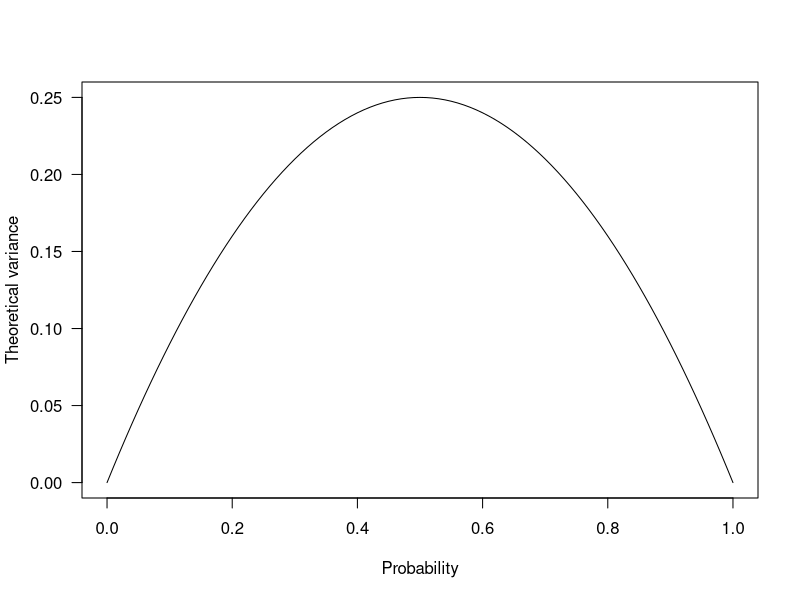
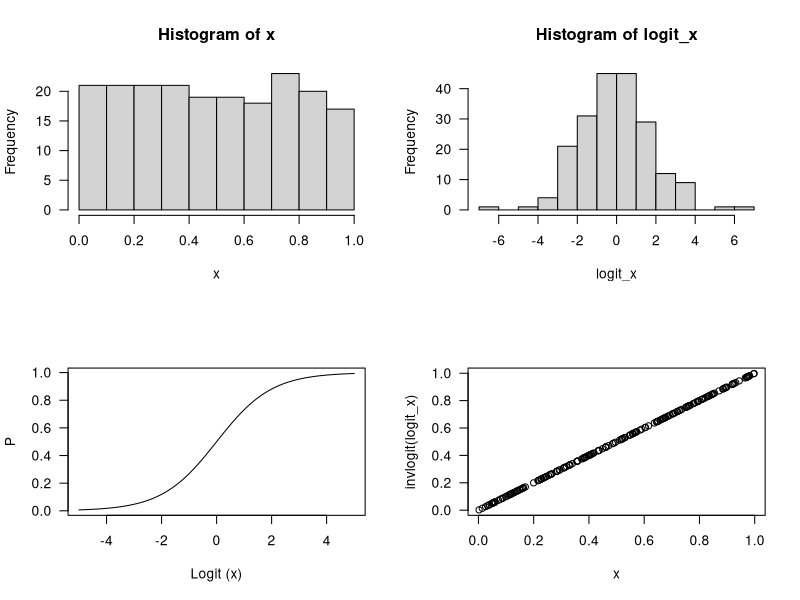
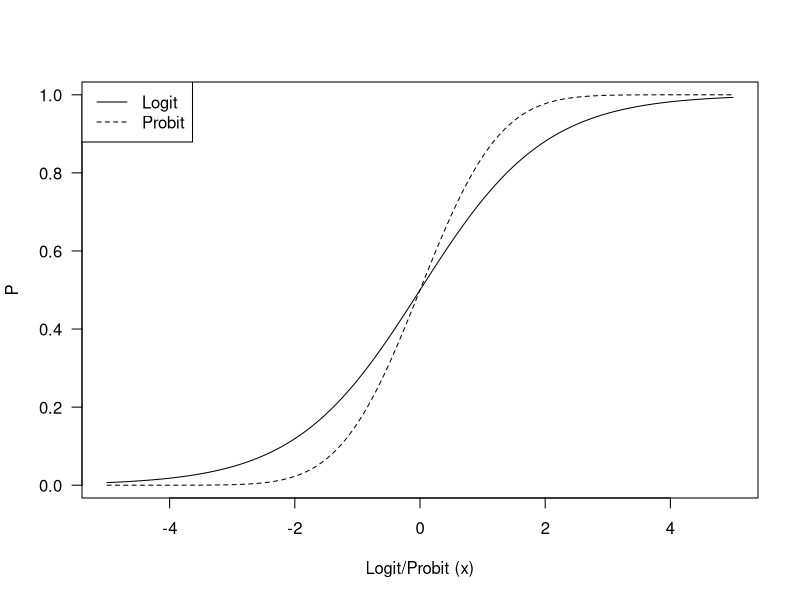
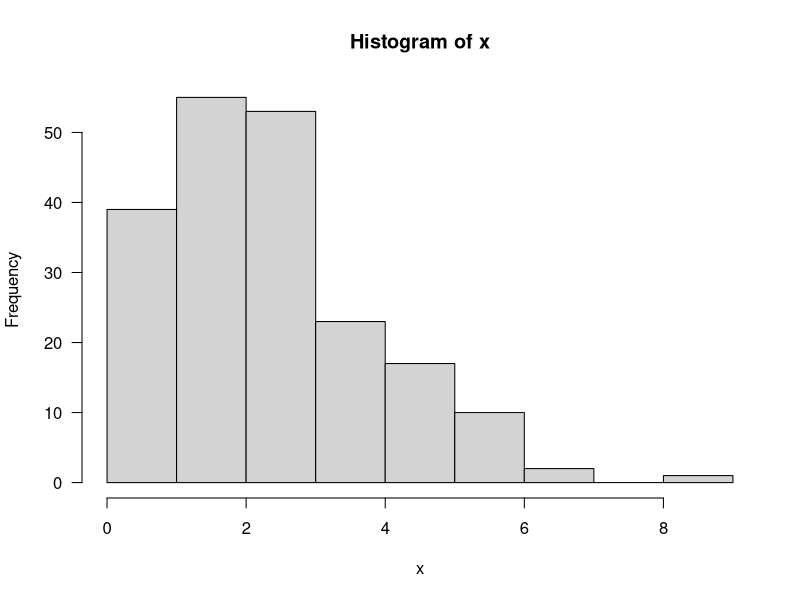
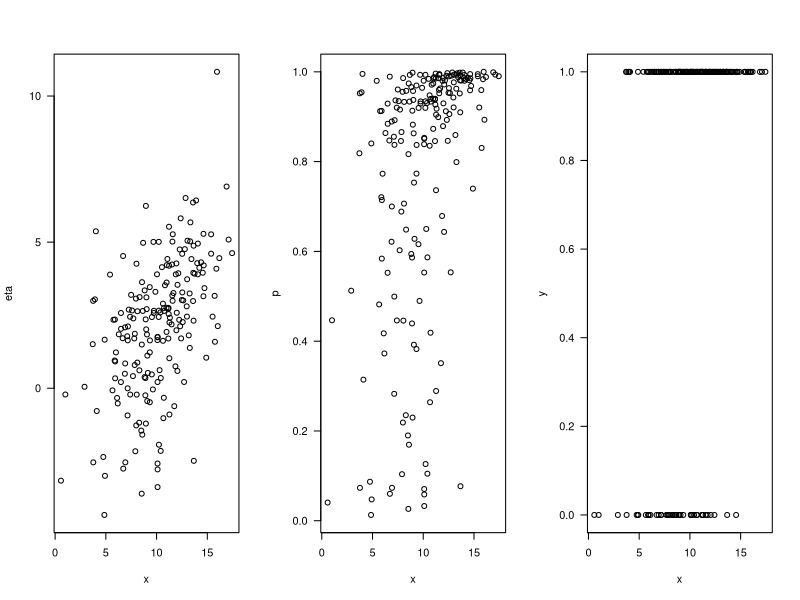
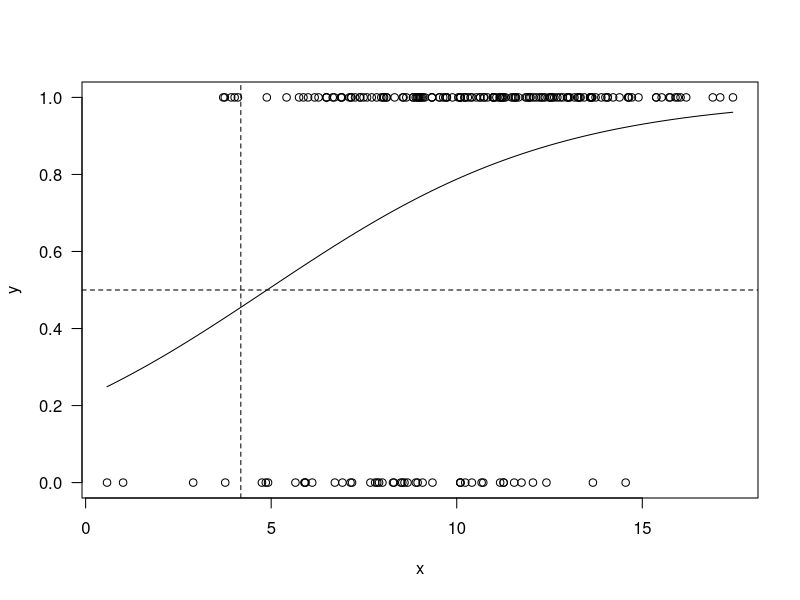

Here is the R script that generated these plots, in order:
rm(list=ls())
dev.off()

#rbinom(3, 10, c(0.1, 0.5, 0.9))
x = seq(from=0, to=1, by=0.01)
v_b = x*(1-x) #Binomial variance

plot(x, v_b, type="l", xlab="Probability", ylab="Theoretical variance", las=1)
# type=l gör attt kurvan blir en linje. p blir punkter, h blir histogram mm.

#Logit transformation####

logit = function(x) log(x/(1-x))
invlogit = function(x) 1/(1+exp(-x))
x = runif(200)
logit_x = logit(x)


par(mfrow=c(2,2)) #Delar plot ruta i 2 rader, 2 kolumner
hist(x, las=1)
hist(logit_x, las=1)
xx = seq(-5, 5, 0.01)
plot(xx, invlogit(xx), type="l", las=1,
     xlab="Logit (x)",
     ylab="P")

plot(x, invlogit(logit_x), las=1)
invlogit(logit(x)) #vilket är samma som x

#Problink, quantile distribution of the standard normal distribution#### 
par(mfrow=c(1,1))
plot(xx, invlogit(xx), type="l", las=1,
     xlab="Logit/Probit (x)", #Logit OR probit
     ylab="P")
lines(xx, pnorm(xx), lty=2)
legend("topleft", legend=c("Logit", "Probit"), #position, text, line type 1 and then 2
       lty=c(1,2))

#Skewed count data####

rm(list=ls())
x = rpois(200, 3)
hist(x, las=1)

#Logistic regression####

x = rnorm(200, 10, 3)
eta = -2 + 0.4*x + rnorm(200, 0, 2) #formulating a linear predictor η
invlogit = function(x) 1/(1+exp(-x)) 
p = invlogit(eta)  #transforming the predicted values
          #into probabilities (through the inverse logit transformation)
y = rbinom(200, 1, p)#binarizing the data by sampling from the binomial distribution.

par(mfrow=c(1,3))

plot(x, eta, las=1)
plot(x, p, las=1)
plot(x, y, las=1)

m = glm(y~x, family=binomial(link="logit"))
summary(m)

coefs = summary(m)$coef
x_pred = seq(from=min(x), to=max(x), by=0.01)
y_hat = coefs[1,1] + coefs[2,1]*x_pred #predictred y = intercept + slope*x_pred
p_hat = invlogit(y_hat) #Transformation to get probability scale


#log odds of 0 corresponds to a probability of 0.5 (log( 0.5/1−0.5 ) =
  #log(1) = 0). If we solve the model equation (the linear predictor) for 0, 
#we can thus obtain the predictor value corresponding to a probability of 0.5,
#0 = β0 + βx (intercept + slope)
# −β0/βx= x (-intercept/slope to get x when probability is 0.5)


-coefs[1,1]/coefs[2,1] #[1] 4.182042
par(mfrow=c(1,1))

plot(x, y, las=1) #Graf med 1 eller 0 punktvärden
lines(x_pred, p_hat, lty=1) #Lägg till sigmoid kurva mellan x_pred och p
abline( h=0.5, lty=2) #lägg till horisontell linje för y=0.5
abline(v=4.182042, lty=2) #lägg till vertikal linje för x=4.182042

#The coefficent of discrimination is defined as D =  mean_hat_π1 − mean_hat_ˆπ0

y_hat = coefs[1,1] + coefs[2,1]*x
p_hat = invlogit(y_hat)
mean(p_hat[which(y==1)]) - mean(p_hat[which(y==0)]) #[1] 0.105637 calculate Tjur's D







